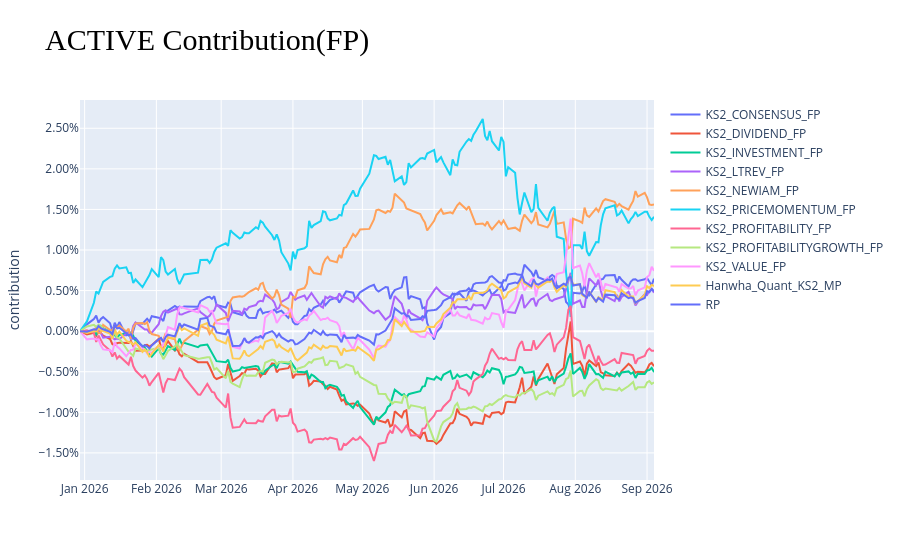

The notebook cell saved with this chart:
### Code cell
temp_start = '2025-12-30'
temp_mp_return_total = final_mp[['active_contribution_'+x for x in plot_data]].groupby(by='date').sum()
temp_mp_return_total.columns = temp_mp_return_total.columns.str.replace('active_contribution_','')
temp_mp_return_total = temp_mp_return_total.loc[temp_start:]
temp_mp_return_total = temp_mp_return_total.shift(1).fillna(0)
plot_data = (1+temp_mp_return_total).cumprod()-1

plot_data_list = []
for _, port in enumerate(plot_data.columns):
    plot_data_list.append(go.Scatter(name=port, x=plot_data.index, y=plot_data[port], mode='lines'))
fig = go.Figure(data=plot_data_list, layout={'yaxis':{'title':'contribution'}})
fig.update_layout(yaxis={'tickformat':'.2%'}, title=contribution_element.upper()+' Contribution(FP)', title_font_family="Times New Roman", title_font_color="black", title_font_size=30)
fig.show()

### Figure 1 — Plotly figure (JSON) as saved in the notebook; plotly's stock layout.template omitted (floating-point values rounded to 4 significant figures; data arrays with more than 128 entries replaced by an {"elided": "..."} marker saying what was removed)
{"data": [{"mode": "lines", "name": "KS2_CONSENSUS_FP", "type": "scatter", "x": {"elided": "167 str values"}, "y": {"elided": "167 float values"}}, {"mode": "lines", "name": "KS2_DIVIDEND_FP", "type": "scatter", "x": {"elided": "167 str values"}, "y": {"elided": "167 float values"}}, {"mode": "lines", "name": "KS2_INVESTMENT_FP", "type": "scatter", "x": {"elided": "167 str values"}, "y": {"elided": "167 float values"}}, {"mode": "lines", "name": "KS2_LTREV_FP", "type": "scatter", "x": {"elided": "167 str values"}, "y": {"elided": "167 float values"}}, {"mode": "lines", "name": "KS2_NEWIAM_FP", "type": "scatter", "x": {"elided": "167 str values"}, "y": {"elided": "167 float values"}}, {"mode": "lines", "name": "KS2_PRICEMOMENTUM_FP", "type": "scatter", "x": {"elided": "167 str values"}, "y": {"elided": "167 float values"}}, {"mode": "lines", "name": "KS2_PROFITABILITY_FP", "type": "scatter", "x": {"elided": "167 str values"}, "y": {"elided": "167 float values"}}, {"mode": "lines", "name": "KS2_PROFITABILITYGROWTH_FP", "type": "scatter", "x": {"elided": "167 str values"}, "y": {"elided": "167 float values"}}, {"mode": "lines", "name": "KS2_VALUE_FP", "type": "scatter", "x": {"elided": "167 str values"}, "y": {"elided": "167 float values"}}, {"mode": "lines", "name": "Hanwha_Quant_KS2_MP", "type": "scatter", "x": {"elided": "167 str values"}, "y": {"elided": "167 float values"}}, {"mode": "lines", "name": "RP", "type": "scatter", "x": {"elided": "167 str values"}, "y": {"elided": "167 float values"}}], "layout": {"autosize": true, "title": {"font": {"color": "black", "family": "Times New Roman", "size": 30}, "text": "ACTIVE Contribution(FP)"}, "xaxis": {"autorange": true, "range": ["2025-12-30", "2026-09-04"], "type": "date"}, "yaxis": {"autorange": true, "range": [-0.01834, 0.02849], "tickformat": ".2%", "title": {"text": "contribution"}, "type": "linear"}}}
